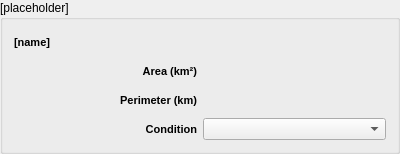
<?xml version="1.0" encoding="UTF-8"?>
<ui version="4.0">
    <class>FenceDetailsBase</class>
    <widget class="QgsCollapsibleGroupBox" name="FenceDetailsBase">
        <property name="geometry">
            <rect>
                <x>0</x>
                <y>0</y>
                <width>400</width>
                <height>154</height>
            </rect>
        </property>
        <property name="windowTitle">
            <string>Fence Details</string>
        </property>
        <property name="title">
            <string>[placeholder]</string>
        </property>
        <layout class="QVBoxLayout" name="verticalLayout">
            <item>
                <layout class="QGridLayout" name="gridLayout">
                    <property name="sizeConstraint">
                        <enum>QLayout::SetMaximumSize</enum>
                    </property>
                    <item row="2" column="1">
                        <widget class="QLabel" name="perimeterText">
                            <property name="sizePolicy">
                                <sizepolicy hsizetype="Preferred" vsizetype="Minimum">
                                    <horstretch>0</horstretch>
                                    <verstretch>0</verstretch>
                                </sizepolicy>
                            </property>
                            <property name="font">
                                <font>
                                    <pointsize>8</pointsize>
                                </font>
                            </property>
                            <property name="text">
                                <string/>
                            </property>
                        </widget>
                    </item>
                    <item row="1" column="1">
                        <widget class="QLabel" name="areaText">
                            <property name="sizePolicy">
                                <sizepolicy hsizetype="Preferred" vsizetype="Minimum">
                                    <horstretch>0</horstretch>
                                    <verstretch>0</verstretch>
                                </sizepolicy>
                            </property>
                            <property name="font">
                                <font>
                                    <pointsize>8</pointsize>
                                </font>
                            </property>
                            <property name="text">
                                <string/>
                            </property>
                        </widget>
                    </item>
                    <item row="2" column="0">
                        <widget class="QLabel" name="perimeterLabel">
                            <property name="sizePolicy">
                                <sizepolicy hsizetype="Minimum" vsizetype="Minimum">
                                    <horstretch>0</horstretch>
                                    <verstretch>0</verstretch>
                                </sizepolicy>
                            </property>
                            <property name="font">
                                <font>
                                    <pointsize>8</pointsize>
                                    <weight>75</weight>
                                    <bold>true</bold>
                                </font>
                            </property>
                            <property name="text">
                                <string notr="true">Perimeter (km)</string>
                            </property>
                            <property name="alignment">
                                <set>Qt::AlignRight|Qt::AlignTrailing|Qt::AlignVCenter</set>
                            </property>
                        </widget>
                    </item>
                    <item row="3" column="0">
                        <widget class="QLabel" name="conditionLabel">
                            <property name="sizePolicy">
                                <sizepolicy hsizetype="Minimum" vsizetype="Minimum">
                                    <horstretch>0</horstretch>
                                    <verstretch>0</verstretch>
                                </sizepolicy>
                            </property>
                            <property name="font">
                                <font>
                                    <pointsize>8</pointsize>
                                    <weight>75</weight>
                                    <bold>true</bold>
                                </font>
                            </property>
                            <property name="text">
                                <string notr="true">Condition</string>
                            </property>
                            <property name="alignment">
                                <set>Qt::AlignRight|Qt::AlignTrailing|Qt::AlignVCenter</set>
                            </property>
                        </widget>
                    </item>
                    <item row="1" column="0">
                        <widget class="QLabel" name="areaLabel">
                            <property name="sizePolicy">
                                <sizepolicy hsizetype="Minimum" vsizetype="Minimum">
                                    <horstretch>0</horstretch>
                                    <verstretch>0</verstretch>
                                </sizepolicy>
                            </property>
                            <property name="font">
                                <font>
                                    <pointsize>8</pointsize>
                                    <weight>75</weight>
                                    <bold>true</bold>
                                </font>
                            </property>
                            <property name="text">
                                <string notr="true">Area (km²)</string>
                            </property>
                            <property name="alignment">
                                <set>Qt::AlignRight|Qt::AlignTrailing|Qt::AlignVCenter</set>
                            </property>
                        </widget>
                    </item>
                    <item row="3" column="1">
                        <widget class="QComboBox" name="conditionComboBox"/>
                    </item>
                    <item row="0" column="0" colspan="2">
                        <widget class="QLabel" name="nameText">
                            <property name="sizePolicy">
                                <sizepolicy hsizetype="Minimum" vsizetype="Minimum">
                                    <horstretch>0</horstretch>
                                    <verstretch>0</verstretch>
                                </sizepolicy>
                            </property>
                            <property name="font">
                                <font>
                                    <pointsize>8</pointsize>
                                    <weight>75</weight>
                                    <bold>true</bold>
                                </font>
                            </property>
                            <property name="text">
                                <string notr="true">[name]</string>
                            </property>
                            <property name="alignment">
                                <set>Qt::AlignLeading|Qt::AlignLeft|Qt::AlignVCenter</set>
                            </property>
                        </widget>
                    </item>
                </layout>
            </item>
        </layout>
    </widget>
    <customwidgets>
        <customwidget>
            <class>QgsCollapsibleGroupBox</class>
            <extends>QGroupBox</extends>
            <header>qgscollapsiblegroupbox.h</header>
            <container>1</container>
        </customwidget>
    </customwidgets>
    <resources/>
    <connections/>
</ui>
